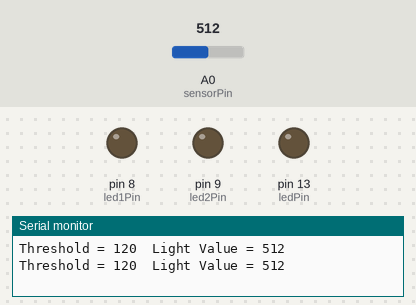
A sketch run on a simulated Arduino Uno, built with avr-gcc and run on an emulated ATmega328P. Shown: output pins drawn as LEDs (lit = HIGH), the last lines printed to the serial monitor. The inputs (shaded band) are chosen by the test bench; at power-on: A0 (sensorPin) = 512.

Above: at 1.2 s.
1.3 s: A0 (sensorPin) set to 125
3.2 s: A0 (sensorPin) set to 111
At 4.01 s:
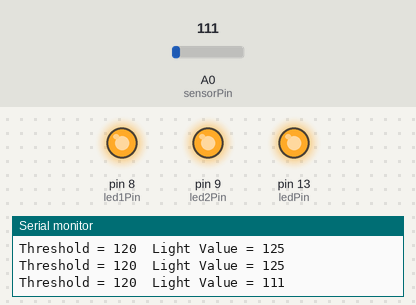
6.8 s: A0 (sensorPin) set to 122
At 7.5 s:
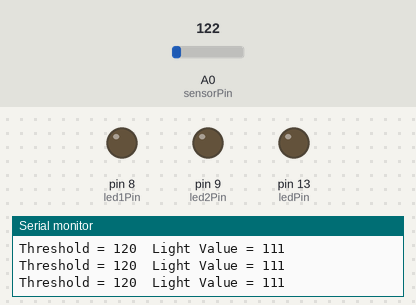
Timing chart, 0 to 9.8 s (numbered marks = the images above; inputs shaded):
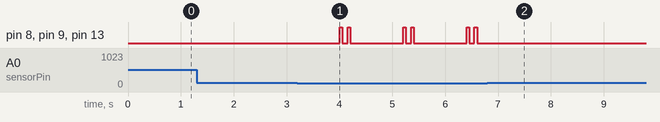

Measured:
- the behaviour switches between 120 and 119 on A0 (sensorPin) (found by bisection; images 0 and 1)
- after the input at 3.2 s, pin 8 (led1Pin), pin 9 (led2Pin), pin 13 (ledPin): LOW → HIGH after 0.80 s, then repeats every 1.2 s: LOW 0.10 s, HIGH 0.05 s, LOW 1.0 s, HIGH 0.05 s
- after the input at 6.8 s, pin 8 (led1Pin), pin 9 (led2Pin), pin 13 (ledPin): stops changing and stays LOW

The sketch:

LightControlledBlinking.ino
```cpp
/*
 *name :          LightControlledBlinking
 *programmed by : Claus Kuhnel
 *date :          2008-12-07
 *micro :         ATmega168V / LilyPad Arduino
 *tested with :   Arduino 1.8.11
 */
/*
 * LightControlledBlinking
 *
 * Turns on and off light emitting diodes (LED) in blinking mode depending
 * of the amount of ambient light.
 * The switching point is defined by a constant as default and can be changed
 * by serial input a value between 0 and 255.
 *
 */
#define DEBUG 1 // for debug output set to 1, otherwise to 0
#define DEFAULT_THRESHOLD 120

int sensorPin = 0; // input pin for the light sensor
int ledPin = 13; // pin for internal LED
int led1Pin = 8; // pin for LED1
int led2Pin = 9; // pin for LED2
int val = 0; // variable to store the value coming from sensor
int threshold; // threshold defines activation of blinking

void blinking(void)
{
 digitalWrite(ledPin, HIGH); // sets the LEDs on
 digitalWrite(led1Pin, HIGH);
 digitalWrite(led2Pin, HIGH);
 delay(50); // waits a short moment
 digitalWrite(ledPin, LOW); // sets the LEDs off
 digitalWrite(led1Pin, LOW);
 digitalWrite(led2Pin, LOW);
 delay(100); // waits a short moment
 digitalWrite(ledPin, HIGH); // sets the LEDs on
 digitalWrite(led1Pin, HIGH);
 digitalWrite(led2Pin, HIGH);
 delay(50); // waits a short moment
 digitalWrite(ledPin, LOW); // sets the LEDs off
 digitalWrite(led1Pin, LOW);
 digitalWrite(led2Pin, LOW);
 delay(1000); // waits for a second
}

void setup()
{
 pinMode(ledPin, OUTPUT); // declare ledPin as OUTPUT
 pinMode(led1Pin, OUTPUT); // declare led1Pin as OUTPUT
 pinMode(led2Pin, OUTPUT); // declare led2Pin as OUTPUT
 Serial.begin(19200);
 threshold = DEFAULT_THRESHOLD;
}

void loop()
{
 if (Serial.available()) // check if data has been sent from host
 {
 threshold = Serial.read(); // read the most recent byte (which will be from 0 to 255)
 }
 val = analogRead(sensorPin); // read the value from light sensor
 if (DEBUG)
 {
 Serial.print("Threshold = ");
 Serial.print(threshold);
 Serial.print("\t");
 Serial.print("Light Value = ");
 Serial.println(val);
 }
 if (val < threshold) blinking();
 else delay(1000);
}
```
